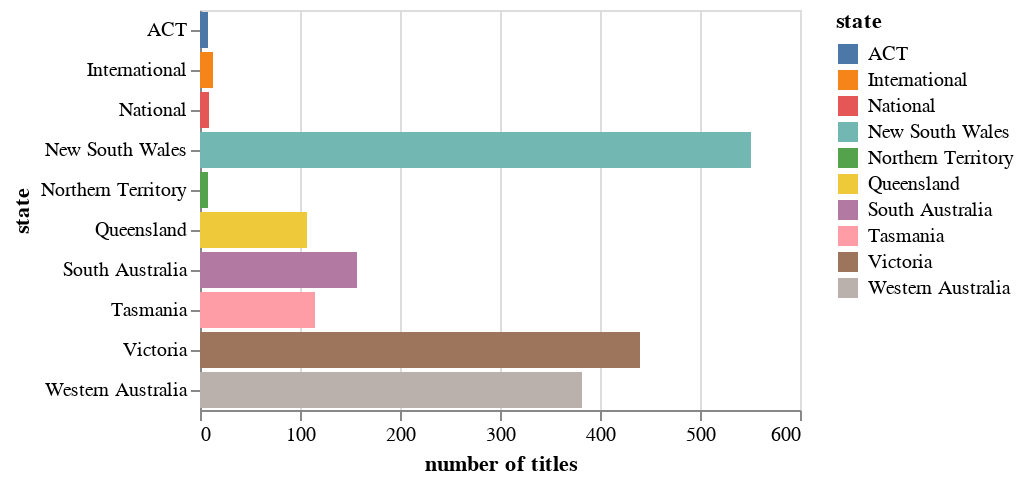

Here is the notebook cell this chart was saved with:
### Markdown cell above
```{glue:figure} chart_2011_2022
:name: chart-all
:width: 600px

Number of newspapers articles in Trove by publication year, showing the change from 2011 to 2022
```

The focus on WWI-era newspapers didn't start until after 2011, but the impact was clearly evident by 2022.

It's interesting to think about research using the newspapers that might have taken place between 2011 and 2022. How would a project started in 2011 differ to one initiated a decade later? But it's not just a matter of the size of the corpus, it's also important to consider the composition. Which newspapers were added and when? While this information isn't directly available from Trove, by [harvesting data from web archive captures](https://glam-workbench.net/trove-newspapers/historical-data-newspaper-titles/), I've managed to assemble a [list of titles and the approximate date they were added](https://gist.github.com/wragge/7d80507c3e7957e271c572b8f664031a).

To try and capture a more complete record of changes in the Trove newspaper corpus, I've set up an automated process to [harvest data every week](https://github.com/wragge/trove-newspaper-totals) and display the results through the [Trove Newspapers Data Dashboard](https://wragge.github.io/trove-newspaper-totals/). It includes information on the number of articles, distribution by state and category, and additions to available titles.

```{figure} /images/trove-data-dashboard.png
:name: trove-data-dashboard
:width: 600px

Example of the data available from the Trove Newspaper Data Dashboard
```

## Where do the newspapers come from?

Trove contains a number of different types of newspapers – as well as the familiar metropolitan dailies, there's rural and regional newspapers from around Australia, political and religious newspapers, as well as community newspapers in a variety of languages.

[Trove Places](https://troveplaces.herokuapp.com/all/) is a simple web app that lets you explore the geographic distribution of Trove's newspapers by mapping places of publication and distribution.

```{figure} /images/trove-places.png
:name: trove-places
:width: 600px

Map from [Trove Places](https://troveplaces.herokuapp.com/all/) showing the geographic distribution of Trove newspapers
```

You can also use Trove's `state` facet to examine the number of titles published in each 'state' (the list of states also includes entries for 'National' and 'International').

### Code cell
from collections import Counter

import altair as alt
import pandas as pd
import requests

params = {"encoding": "json"}

headers = {"X-API-KEY": YOUR_API_KEY}

response = requests.get(
    "https://api.trove.nla.gov.au/v3/newspaper/titles", params=params, headers=headers
)
data = response.json()

states = []

for title in data["newspaper"]:
    states.append(title.get("state", ""))

df = pd.DataFrame(list(dict(Counter(states)).items()), columns=["state", "total"])

state_titles_chart = (
    alt.Chart(df)
    .mark_bar()
    .encode(
        x=alt.X("total:Q", title="number of titles"),
        y="state:N",
        color="state:N",
        tooltip=["state:N", alt.Tooltip("total:Q", format=",")],
    )
    .properties(width="container")
)

display(state_titles_chart)

### Figure 1 — Vega-Lite specification as saved in the notebook (floating-point values rounded to 4 significant figures)
{"config": {"view": {"continuousWidth": 300, "continuousHeight": 300}}, "data": {"name": "data-95cc76c312c9d52a0f9c6fb1fb8c7bb4"}, "mark": {"type": "bar"}, "encoding": {"color": {"field": "state", "type": "nominal"}, "tooltip": [{"field": "state", "type": "nominal"}, {"field": "total", "format": ",", "type": "quantitative"}], "x": {"field": "total", "title": "number of titles", "type": "quantitative"}, "y": {"field": "state", "type": "nominal"}}, "width": "container", "$schema": "https://vega.github.io/schema/vega-lite/v5.8.0.json", "datasets": {"data-95cc76c312c9d52a0f9c6fb1fb8c7bb4": [{"state": "ACT", "total": 8}, {"state": "International", "total": 13}, {"state": "National", "total": 9}, {"state": "New South Wales", "total": 551}, {"state": "Northern Territory", "total": 8}, {"state": "Queensland", "total": 107}, {"state": "South Australia", "total": 157}, {"state": "Tasmania", "total": 115}, {"state": "Victoria", "total": 440}, {"state": "Western Australia", "total": 382}]}}
